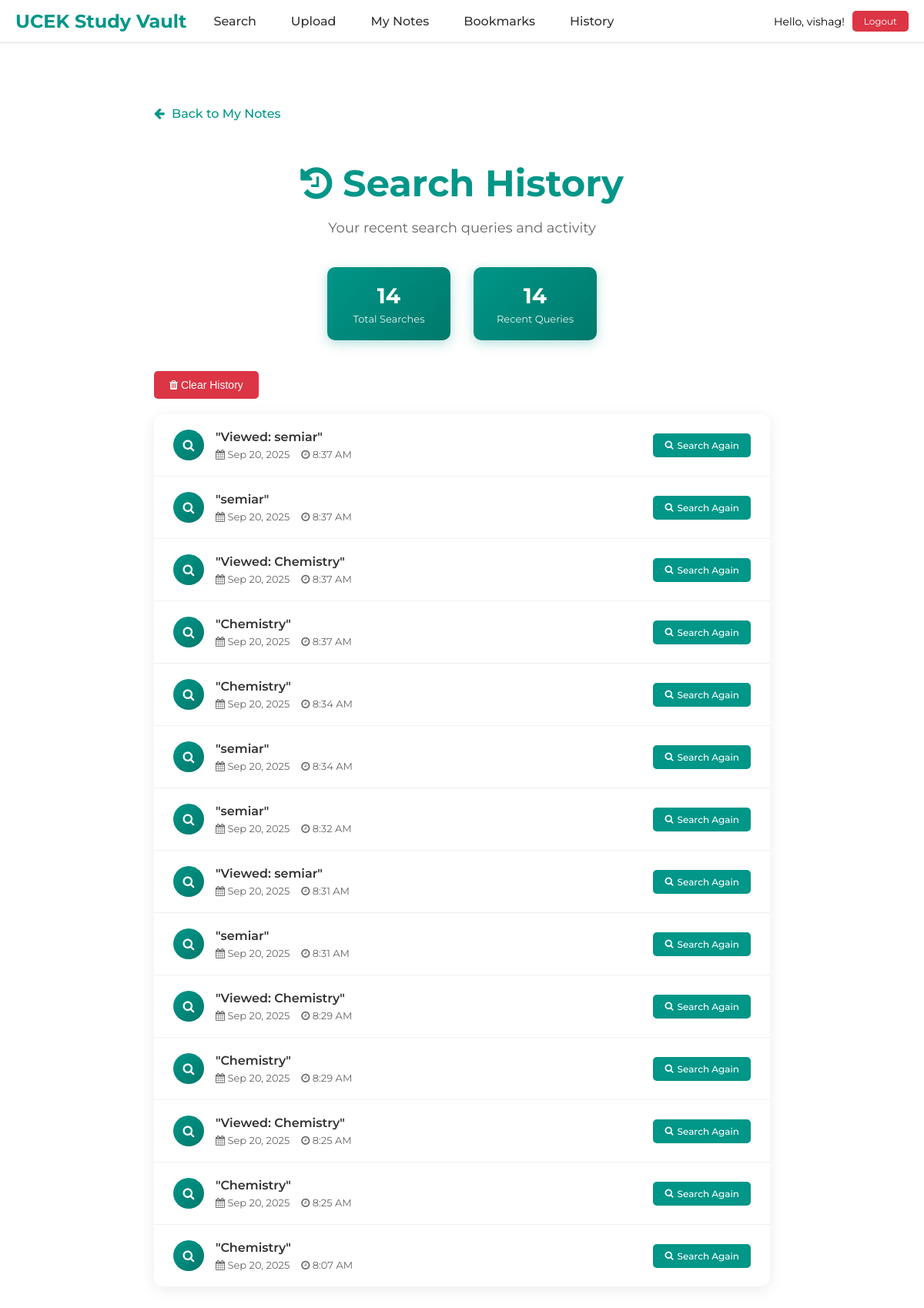
The app's page /search-history/ (signed in) with its own data.
### pdfmanager/models.py (models this page shows, shortened)
class SearchHistory(models.Model):
    user = models.ForeignKey(User, on_delete=models.CASCADE)
    query = models.CharField(max_length=255)
    searched_at = models.DateTimeField(auto_now_add=True)
    class Meta:
        ordering = ['-searched_at']

### pdfmanager/views.py (the view)
# urls.py: path('search-history/', views.search_history, name='search_history'),
@login_required
def search_history(request):
    history = SearchHistory.objects.filter(user=request.user).order_by('-searched_at')[:20]  # Last 20 searches
    return render(request, 'pdfmanager/search_history.html', {'history': history})

### pdfmanager/templates/pdfmanager/search_history.html (shortened to what this page needs)
{% extends 'base.html' %}
{% load static %}
{% block content %}
<div class="history-container">
    <a href="{% url 'my_notes' %}" class="back-link">
        <i class="fa fa-arrow-left"></i> Back to My Notes
    </a>
    <div class="page-header">
        <h1><i class="fa fa-history"></i> Search History</h1>
        <p>Your recent search queries and activity</p>
    </div>
    {% if history %}
        <div class="history-stats">
            <div class="stat-card">
                <div class="number">{{ history.count }}</div>
                <div class="label">Total Searches</div>
            </div>
            <div class="stat-card">
                <div class="number">{{ history|length }}</div>
                <div class="label">Recent Queries</div>
            </div>
        </div>
        <button class="clear-history-btn" onclick="clearHistory()">
            <i class="fa fa-trash"></i> Clear History
        </button>
        <div class="history-list">
            {% for search in history %}
                <div class="history-item">
                    <div class="search-info">
                        <div class="search-icon">
                            <i class="fa fa-search"></i>
                        </div>
                        <div class="search-details">
                            <h4>"{{ search.query }}"</h4>
                            <div class="search-meta">
                                <span><i class="fa fa-calendar"></i> {{ search.searched_at|date:"M d, Y" }}</span>
                                <span><i class="fa fa-clock-o"></i> {{ search.searched_at|date:"g:i A" }}</span>
                            </div>
                        </div>
                    </div>
                    <div class="search-actions">
                        <a href="{% url 'search_pdfs' %}?q={{ search.query|urlencode }}" class="btn btn-primary">
                            <i class="fa fa-search"></i> Search Again
                        </a>
                    </div>
                </div>
            {% endfor %}
        </div>
    {% endif %}
</div>
{% endblock %}

### pdfmanager/templates/base.html (shortened to what this page needs)
{% load static %}
<!DOCTYPE html>
<html lang="en">
<head>
    <link rel="stylesheet" href="https://cdnjs.cloudflare.com/ajax/libs/font-awesome/4.0.3/css/font-awesome.css">
</head>
<body>
    <nav class="nav-bar">
        <div class="nav-left">
            <a href="{% url 'search_pdfs' %}" class="nav-logo">UCEK Study Vault</a>
            <div class="nav-links">
                <a href="{% url 'search_pdfs' %}">Search</a>
                <a href="{% url 'upload_pdf' %}">Upload</a>
                {% if user.is_authenticated %}
                    <a href="{% url 'my_notes' %}">My Notes</a>
                    <a href="{% url 'bookmarks' %}">Bookmarks</a>
                    <a href="{% url 'search_history' %}">History</a>
                {% endif %}
            </div>
        </div>
        <div class="nav-right">
            {% if user.is_authenticated %}
                <div class="user-info">
                    <span>Hello, {{ user.first_name|default:user.username }}!</span>
                    <a href="{% url 'logout' %}" class="logout-btn">Logout</a>
                </div>
            {% else %}
                <a href="{% url 'account_login' %}" class="login-btn">
                    <i class="fa fa-google"></i> Sign in with Google
                </a>
            {% endif %}
        </div>
    </nav>
    {% block content %}{% endblock %}
</body>
</html>

### pdfmanager/templates/base.html (style rules this page uses)
.nav-bar { position: fixed; top: 0; left: 0; right: 0; background: rgba(255, 255, 255, 0.95); backdrop-filter: blur(10px); border-bottom: 1px solid #e0e0e0; z-index: 1000; padding: 10px 20px; display: flex; justify-content: space-between; align-items: center; }
.nav-left { display: flex; align-items: center; gap: 20px; }
.nav-logo { font-size: 24px; font-weight: bold; color: #009688; text-decoration: none; font-family: "Montserrat", sans-serif; }
.nav-links { display: flex; gap: 15px; align-items: center; }
.nav-links a { text-decoration: none; color: #333; font-family: "Montserrat", sans-serif; font-weight: 500; padding: 8px 15px; border-radius: 5px; transition: background-color 0.3s; }
.nav-right { display: flex; align-items: center; gap: 15px; }
.user-info { display: flex; align-items: center; gap: 10px; font-family: "Montserrat", sans-serif; font-size: 14px; }
.logout-btn { background-color: #dc3545; color: white !important; padding: 6px 15px; border-radius: 5px; text-decoration: none; font-size: 12px; font-family: "Montserrat", sans-serif; }
body { padding-top: 60px; }

### pdfmanager/templates/pdfmanager/search_history.html (style rules this page uses)
.history-container { max-width: 800px; margin: 50px auto; padding: 20px; font-family: "Montserrat", sans-serif; }
.page-header { text-align: center; margin-bottom: 40px; }
.page-header h1 { color: #009688; font-size: 48px; font-weight: bold; margin-bottom: 10px; }
.page-header p { font-size: 18px; color: #666; }
.history-stats { display: flex; justify-content: center; gap: 30px; margin-bottom: 40px; }
.stat-card { background: linear-gradient(135deg, #009688, #00796b); color: white; padding: 20px; border-radius: 10px; text-align: center; min-width: 120px; box-shadow: 0 4px 15px rgba(0,150,136,0.3); }
.stat-card .number { font-size: 28px; font-weight: bold; margin-bottom: 5px; }
.stat-card .label { font-size: 13px; opacity: 0.9; }
.history-list { background: white; border-radius: 12px; box-shadow: 0 4px 20px rgba(0,0,0,0.08); overflow: hidden; }
.history-item { display: flex; align-items: center; justify-content: space-between; padding: 20px 25px; border-bottom: 1px solid #f0f0f0; transition: background-color 0.3s ease; }
.history-item:last-child { border-bottom: none; }
.search-info { flex: 1; display: flex; align-items: center; gap: 15px; }
.search-icon { width: 40px; height: 40px; background: linear-gradient(135deg, #009688, #00796b); border-radius: 50%; display: flex; align-items: center; justify-content: center; color: white; font-size: 16px; }
.search-details h4 { margin: 0 0 5px 0; font-size: 16px; font-weight: 600; color: #333; }
.search-meta { font-size: 13px; color: #666; display: flex; align-items: center; gap: 15px; }
.search-actions { display: flex; gap: 10px; }
.btn { padding: 8px 15px; border: none; border-radius: 5px; cursor: pointer; text-decoration: none; font-size: 12px; font-weight: 500; transition: all 0.3s ease; display: inline-flex; align-items: center; gap: 5px; }
.btn-primary { background-color: #009688; color: white; }
.back-link { display: inline-block; margin-bottom: 20px; color: #009688; text-decoration: none; font-weight: 500; }
.back-link i { margin-right: 5px; }
.clear-history-btn { background-color: #dc3545; color: white; padding: 10px 20px; border: none; border-radius: 5px; font-size: 14px; cursor: pointer; margin-bottom: 20px; transition: background-color 0.3s; }

### records on screen
SearchHistory: query "Viewed: semiar", searched_at "Sep 20, 2025", searched_at "8:37 AM"
SearchHistory: query "semiar", searched_at "Sep 20, 2025", searched_at "8:37 AM"
SearchHistory: query "Viewed: Chemistry", searched_at "Sep 20, 2025", searched_at "8:37 AM"
SearchHistory: query "Chemistry", searched_at "Sep 20, 2025", searched_at "8:37 AM"
SearchHistory: query "Chemistry", searched_at "Sep 20, 2025", searched_at "8:34 AM"
SearchHistory: query "semiar", searched_at "Sep 20, 2025", searched_at "8:34 AM"
SearchHistory: query "semiar", searched_at "Sep 20, 2025", searched_at "8:32 AM"
SearchHistory: query "Viewed: semiar", searched_at "Sep 20, 2025", searched_at "8:31 AM"
SearchHistory: query "semiar", searched_at "Sep 20, 2025", searched_at "8:31 AM"
SearchHistory: query "Viewed: Chemistry", searched_at "Sep 20, 2025", searched_at "8:29 AM"
SearchHistory: query "Chemistry", searched_at "Sep 20, 2025", searched_at "8:29 AM"
SearchHistory: query "Viewed: Chemistry", searched_at "Sep 20, 2025", searched_at "8:25 AM"
SearchHistory: query "Chemistry", searched_at "Sep 20, 2025", searched_at "8:25 AM"
SearchHistory: query "Chemistry", searched_at "Sep 20, 2025", searched_at "8:07 AM"

### other values on screen
{{ user.first_name|default:user.username }} "vishag"
{{ history.count }} "14"
{{ history|length }} "14"
